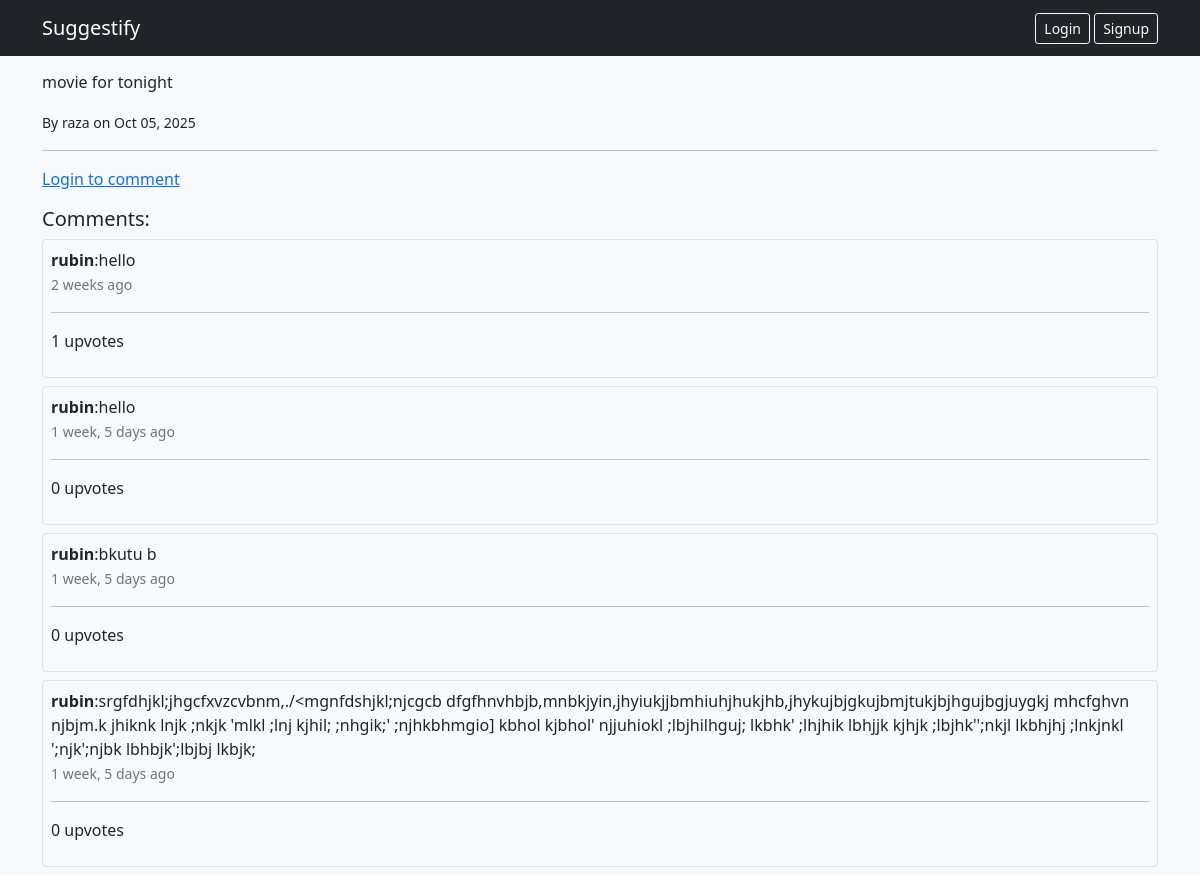
/suggestion/6/, run on the app's committed database.
### suggestions/models.py (models this page shows, shortened)
class Suggestion(models.Model):
    title = models.CharField(max_length=255)
    description = models.TextField()
    author = models.ForeignKey(User, related_name='users', on_delete=models.CASCADE)
    created_at = models.DateTimeField(auto_now_add=True)

class Comment(models.Model):
    suggestion = models.ForeignKey(Suggestion, related_name='comments', on_delete=models.CASCADE)
    author = models.ForeignKey(User, on_delete=models.CASCADE)
    text = models.TextField()
    created_at = models.DateTimeField(auto_now_add=True)
    upvote = models.ManyToManyField(User, related_name='upvote_comment', blank=True)
    def total_upvotes(self):
        return self.upvote.count()

### suggestions/views.py (the view, shortened to what this page needs)
# urls.py: path('suggestion/<int:pk>/', views.SuggestionDetailView.as_view(), name='detail'),
class SuggestionDetailView(DetailView):
    model = Suggestion
    template_name = 'suggestions/suggestion_detail.html'
    def get_context_data(self, **kwargs):
        context = super().get_context_data(**kwargs)
        context['form'] = CommentForm()
        return context

### suggestions/templates/suggestions/suggestion_detail.html (shortened to what this page needs)
{% extends 'suggestions/base.html' %}
{% block content %}
<div class="container mt-4">
    <h2>{{object.title}}</h2>
    <p>{{object.description}}</p>
    <p><small>By {{object.author.username}} on {{object.created_at|date:"M d, Y"}}</small></p>
    <hr>
    {% if user.is_authenticated %}
    <form action="" method="post" class="mt-3">
        {% csrf_token %}
        <div>
        {{ form.text.errors }}
        {{ form.text }}
    </div>
    <br>
        <button type="submit" class="btn btn-primary btn-sm w-auto">Add comment</button>
    </form>
    {% else %}
    <p><a href="{% url 'suggestion:login' %}">Login to comment</a></p>
    {% endif %}
    <h5>Comments:</h5>
    {% for comment in object.comments.all  %}
        <div class="mb-2 p-2 border rounded bg-light">
            <strong>{{ comment.author.username }}</strong>:{{ comment.text }}
            <br>
            <small class="text-muted">{{ comment.created_at|timesince }} ago</small>
            <hr>
            <p>{{ comment.total_upvotes }} upvotes</p>
        </div>
        {% empty %}
            <p>No Comments</p>
    {% endfor %}
</div>
{% endblock content %}

### suggestions/templates/suggestions/base.html (shortened to what this page needs)
<!DOCTYPE html>
<html lang="en">
<head>
    <link href="https://cdn.jsdelivr.net/npm/bootstrap@5.0.2/dist/css/bootstrap.min.css" rel="stylesheet" />
    <link rel="stylesheet" href="https://cdn.jsdelivr.net/npm/bootstrap-icons@1.3.0/font/bootstrap-icons.css">
</head>
<body class="bg-light">
    <nav class="navbar navbar-expand-lg navbar-dark bg-dark fixed-top">
        <div class="container">
            <a href="{% url 'suggestion:home' %}" class="navbar-brand">Suggestify</a>
            <div>
                {% if user.is_authenticated %}
                <a href="{% url 'suggestion:create' %}" class="btn btn-sm btn-success">Ask</a>
                <form method="post" action="{% url 'suggestion:logout' %}" style="display:inline;">
                    {% csrf_token %}
                    <button type="submit" class="btn btn-sm btn-outline-light">Logout</button>
                </form>
                <a href="#" style="text-decoration: none;"><span class="navbar-text ms-1 text-white fw-semibold fs-5 align-items-center"><i class="bi bi-person-circle me-2"></i>{{user.username}}</span></a>
                {% else %}
                <a href="{% url 'suggestion:login' %}" class="btn btn-sm btn-outline-light">Login</a>
                <a href="{% url 'suggestion:signup' %}" class="btn btn-sm btn-outline-light">Signup</a>
                {% endif %}
            </div>
        </div>
    </nav>
    {% block content %}{% endblock content %}
</body>
</html>

### data on the page
Suggestion: description "movie for tonight", author.username "raza", created_at "Oct 05, 2025"
Comment: author.username "rubin", text "hello", created_at "2 weeks", total_upvotes "1"
Comment: author.username "rubin", text "hello", created_at "1 week, 5 days", total_upvotes "0"
Comment: author.username "rubin", text "bkutu b", created_at "1 week, 5 days", total_upvotes "0"
Comment: author.username "rubin", text "srgfdhjkl;jhgcfxvzcvbnm,./<mgnfdshjkl;njcgcb dfgfhnvhbjb,mnbkjyin,jhyiukjjbmhiuhjhukjhb,jhykujbjgkujbmjtukjbjhgujbgjuygkj mhcfghvn njbjm.k jhiknk lnjk ;nkjk 'mlkl ;lnj kjhil; ;nhgik;' ;njhkbhmgio] kbhol kjbhol' njjuhiokl ;lbjhilhguj; lkbhk' ;lhjhik lbhjjk kjhjk ;lbjhk'';nkjl lkbhjhj ;lnkjnkl ';njk';njbk lbhbjk';lbjbj lkbjk;", created_at "1 week, 5 days", total_upvotes "0"
